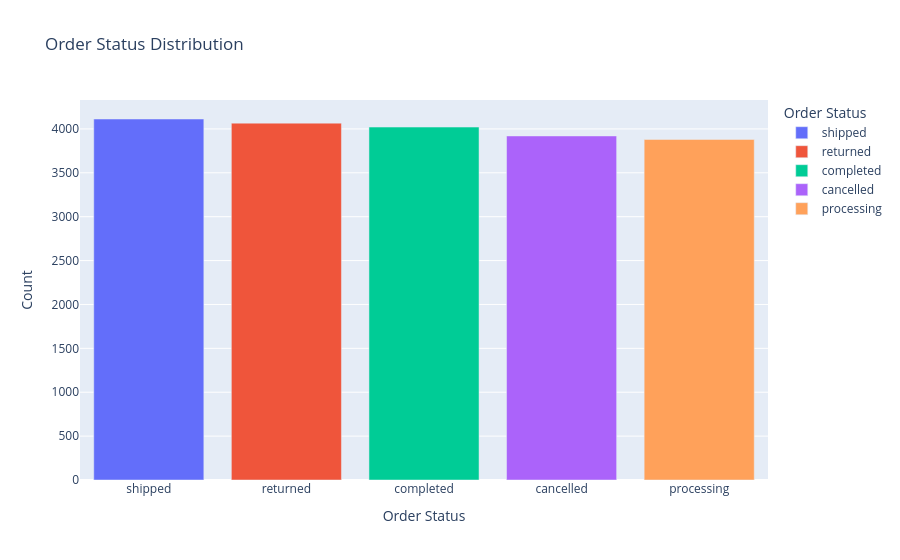

Notebook code cell kept with this figure:
### Markdown cell above
### Visualization: Order Status Distribution

The following bar chart shows the number of orders in each order status.

### Code cell
import plotly.express as px

status_counts = orders["order_status"].value_counts().reset_index()
status_counts.columns = ["Order Status", "Count"]

fig = px.bar(
    status_counts,
    x="Order Status",
    y="Count",
    color="Order Status",
    title="Order Status Distribution"
)

fig.show()

### Figure 1 — Plotly figure (JSON) as saved in the notebook; plotly's stock layout.template omitted (floating-point values rounded to 4 significant figures)
{"data": [{"hovertemplate": "Order Status=%{x}<br>Count=%{y}<extra></extra>", "legendgroup": "shipped", "marker": {"color": "#636efa", "pattern": {"shape": ""}}, "name": "shipped", "orientation": "v", "showlegend": true, "textposition": "auto", "type": "bar", "x": ["shipped"], "xaxis": "x", "y": [4113], "yaxis": "y"}, {"hovertemplate": "Order Status=%{x}<br>Count=%{y}<extra></extra>", "legendgroup": "returned", "marker": {"color": "#EF553B", "pattern": {"shape": ""}}, "name": "returned", "orientation": "v", "showlegend": true, "textposition": "auto", "type": "bar", "x": ["returned"], "xaxis": "x", "y": [4066], "yaxis": "y"}, {"hovertemplate": "Order Status=%{x}<br>Count=%{y}<extra></extra>", "legendgroup": "completed", "marker": {"color": "#00cc96", "pattern": {"shape": ""}}, "name": "completed", "orientation": "v", "showlegend": true, "textposition": "auto", "type": "bar", "x": ["completed"], "xaxis": "x", "y": [4021], "yaxis": "y"}, {"hovertemplate": "Order Status=%{x}<br>Count=%{y}<extra></extra>", "legendgroup": "cancelled", "marker": {"color": "#ab63fa", "pattern": {"shape": ""}}, "name": "cancelled", "orientation": "v", "showlegend": true, "textposition": "auto", "type": "bar", "x": ["cancelled"], "xaxis": "x", "y": [3920], "yaxis": "y"}, {"hovertemplate": "Order Status=%{x}<br>Count=%{y}<extra></extra>", "legendgroup": "processing", "marker": {"color": "#FFA15A", "pattern": {"shape": ""}}, "name": "processing", "orientation": "v", "showlegend": true, "textposition": "auto", "type": "bar", "x": ["processing"], "xaxis": "x", "y": [3880], "yaxis": "y"}], "layout": {"barmode": "relative", "legend": {"title": {"text": "Order Status"}, "tracegroupgap": 0}, "title": {"text": "Order Status Distribution"}, "xaxis": {"anchor": "y", "categoryarray": ["shipped", "returned", "completed", "cancelled", "processing"], "categoryorder": "array", "domain": [0, 1], "title": {"text": "Order Status"}}, "yaxis": {"anchor": "x", "domain": [0, 1], "title": {"text": "Count"}}}}
